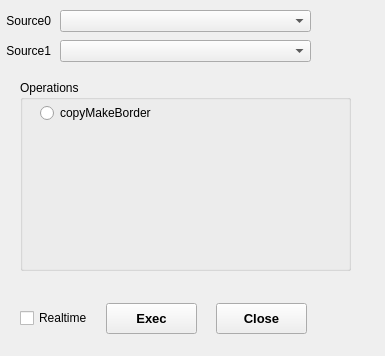
<?xml version="1.0" encoding="UTF-8"?>
<ui version="4.0">
 <class>DialogApiTest</class>
 <widget class="QWidget" name="DialogApiTest">
  <property name="geometry">
   <rect>
    <x>0</x>
    <y>0</y>
    <width>385</width>
    <height>356</height>
   </rect>
  </property>
  <property name="mouseTracking">
   <bool>false</bool>
  </property>
  <property name="tabletTracking">
   <bool>true</bool>
  </property>
  <property name="windowTitle">
   <string>Application</string>
  </property>
  <widget class="QPushButton" name="pushButtonClose">
   <property name="geometry">
    <rect>
     <x>216</x>
     <y>303</y>
     <width>91</width>
     <height>31</height>
    </rect>
   </property>
   <property name="font">
    <font>
     <family>Arial</family>
     <pointsize>10</pointsize>
     <weight>75</weight>
     <bold>true</bold>
    </font>
   </property>
   <property name="text">
    <string>Close</string>
   </property>
  </widget>
  <widget class="QPushButton" name="pushButtonExec">
   <property name="geometry">
    <rect>
     <x>106</x>
     <y>303</y>
     <width>91</width>
     <height>31</height>
    </rect>
   </property>
   <property name="font">
    <font>
     <family>Arial</family>
     <pointsize>10</pointsize>
     <weight>75</weight>
     <bold>true</bold>
    </font>
   </property>
   <property name="text">
    <string>Exec</string>
   </property>
  </widget>
  <widget class="QCheckBox" name="chkBoxRealtime">
   <property name="geometry">
    <rect>
     <x>20</x>
     <y>310</y>
     <width>71</width>
     <height>16</height>
    </rect>
   </property>
   <property name="text">
    <string>Realtime</string>
   </property>
  </widget>
  <widget class="QLabel" name="label_4">
   <property name="geometry">
    <rect>
     <x>0</x>
     <y>10</y>
     <width>51</width>
     <height>21</height>
    </rect>
   </property>
   <property name="text">
    <string>Source0</string>
   </property>
   <property name="alignment">
    <set>Qt::AlignRight|Qt::AlignTrailing|Qt::AlignVCenter</set>
   </property>
  </widget>
  <widget class="QComboBox" name="comboBoxSource0">
   <property name="geometry">
    <rect>
     <x>60</x>
     <y>10</y>
     <width>251</width>
     <height>22</height>
    </rect>
   </property>
  </widget>
  <widget class="QGroupBox" name="OperationsGroup">
   <property name="geometry">
    <rect>
     <x>20</x>
     <y>80</y>
     <width>331</width>
     <height>191</height>
    </rect>
   </property>
   <property name="title">
    <string>Operations</string>
   </property>
   <widget class="QRadioButton" name="radioButtoncopyMakeBorder">
    <property name="geometry">
     <rect>
      <x>20</x>
      <y>25</y>
      <width>131</width>
      <height>16</height>
     </rect>
    </property>
    <property name="text">
     <string>copyMakeBorder</string>
    </property>
   </widget>
   <widget class="QRadioButton" name="radioButtonCodeScanner_2">
    <property name="geometry">
     <rect>
      <x>360</x>
      <y>120</y>
      <width>111</width>
      <height>16</height>
     </rect>
    </property>
    <property name="text">
     <string>CodeScanner</string>
    </property>
   </widget>
  </widget>
  <widget class="QLabel" name="label_7">
   <property name="geometry">
    <rect>
     <x>0</x>
     <y>40</y>
     <width>51</width>
     <height>21</height>
    </rect>
   </property>
   <property name="text">
    <string>Source1</string>
   </property>
   <property name="alignment">
    <set>Qt::AlignRight|Qt::AlignTrailing|Qt::AlignVCenter</set>
   </property>
  </widget>
  <widget class="QComboBox" name="comboBoxSource1">
   <property name="geometry">
    <rect>
     <x>60</x>
     <y>40</y>
     <width>251</width>
     <height>22</height>
    </rect>
   </property>
  </widget>
 </widget>
 <resources/>
 <connections/>
</ui>
